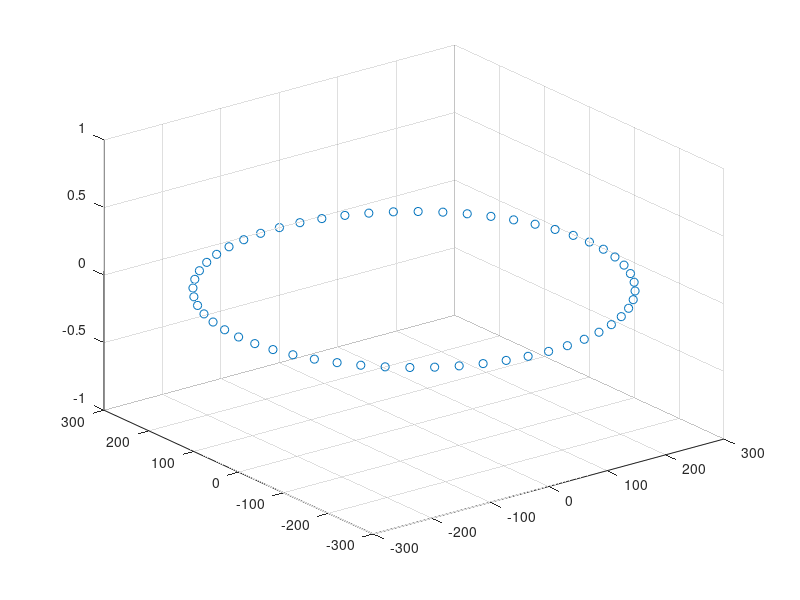
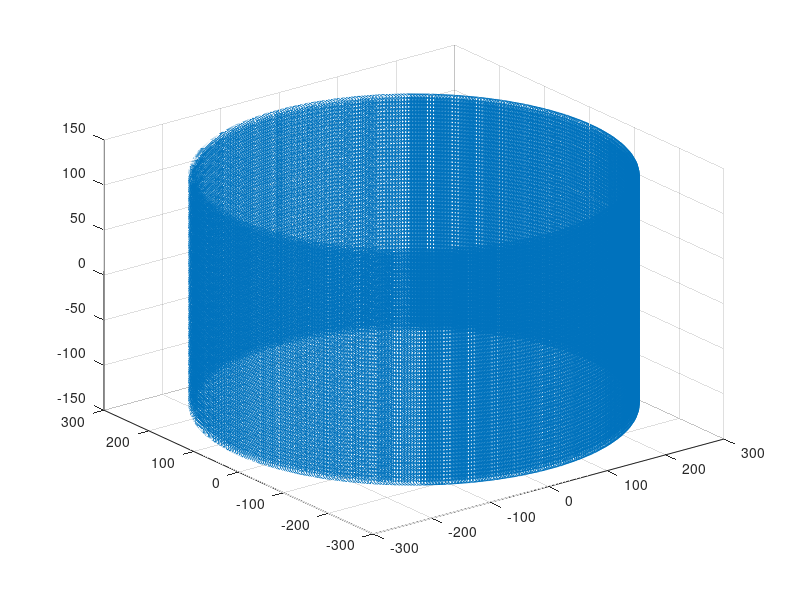

Write the MATLAB code that produced these figures, in order. (Note: this script raises an error after producing the figures.)
%This code is to generate the 3D coordinate for the voxels and crystal
%positions for ray tracing algorithm
%Scanner type is cylinder scanner
%Rsector displacement dx,dy,dz
%Rsector # n_rsec
clear;clc;close all;
disp_x = 0;
disp_y = 300+0; %mm
disp_z = 0;
%first gap position
n_rsec = 56;
N_mx = 1;
N_mz = 8;  %used to be 4
lm_x = 0;
lm_z = 32; %mm
N_cx = 8;
N_cz = 8;
lc_x = 4; %mm
lc_y = 20; %mm
lc_z = 4; %mm

%an array for storing the the center points of the rsectors
c_rsec = zeros(3,n_rsec);
%to compute the center points
for i=1:n_rsec
    c_rsec(1,i) = disp_x*cos(2*pi*(i-1)/n_rsec) + disp_y*sin(2*pi*(i-1)/n_rsec);
    c_rsec(2,i) = -disp_x*sin(2*pi*(i-1)/n_rsec) + disp_y*cos(2*pi*(i-1)/n_rsec);
    c_rsec(3,i) = 0;
end
% plot(c_rsec(1,:),c_rsec(2,:));


figure;
scatter3(c_rsec(1,:),c_rsec(2,:),c_rsec(3,:), 'g.');
% hold on;
% scatter3(c_gap(1,:),c_gap(2,:),c_gap(3,:), 'b.');
%Now calculate the center points for each module
%The repeat number for the modules in the x coordinate denoted as N_mx
%The repeat number for the modules in the y coordinate denoted as N_my
%The repeat number for the modules in the y coordinate denoted as N_mz
if disp_x ~= 0 
    N_mx = 0;
elseif disp_y ~= 0 
    N_my = 0;
elseif disp_z  ~= 0
    N_mz = 0;
else
    error('error occurred!');
end

%l_mx,l_my, l_mz for repeating intervals for each module
%in this case N_my = 0, so let us just consider x and z coordinate
c_module = zeros(3,N_mx*N_mz*n_rsec);
if(mod(N_mx,2) == 0 && mod(N_mz,2) == 0)    
   for k=1:n_rsec
    for i=-N_mx/2+1:N_mx/2
        for j=-N_mz/2+1:N_mz/2
             c_module(1,j+N_mz/2+(i+N_mx/2-1)*N_mz+(k-1)*N_mx*N_mz) = c_rsec(1,k) - (0.5*lm_x + (i-1)*lm_x)*cos(2*pi*(k-1)/n_rsec);
             c_module(2,j+N_mz/2+(i+N_mx/2-1)*N_mz+(k-1)*N_mx*N_mz) = c_rsec(2,k) + (0.5*lm_x + (i-1)*lm_x)*sin(2*pi*(k-1)/n_rsec);
             c_module(3,j+N_mz/2+(i+N_mx/2-1)*N_mz+(k-1)*N_mx*N_mz) = c_rsec(3,k) - 0.5*lm_z - (j-1)*lm_z;
        end
    end
   end
elseif(mod(N_mx,2) == 1 && mod(N_mz,2) == 0)
   for k=1:n_rsec
    for i=-(N_mx-1)/2:(N_mx-1)/2
        for j=-N_mz/2+1:N_mz/2
             c_module(1,j+N_mz/2+(i+(N_mx+1)/2-1)*N_mz+(k-1)*N_mx*N_mz) = c_rsec(1,k) - (i*lm_x)*cos(2*pi*(k-1)/n_rsec);
             c_module(2,j+N_mz/2+(i+(N_mx+1)/2-1)*N_mz+(k-1)*N_mx*N_mz) = c_rsec(2,k) + (i*lm_x)*sin(2*pi*(k-1)/n_rsec);
             c_module(3,j+N_mz/2+(i+(N_mx+1)/2-1)*N_mz+(k-1)*N_mx*N_mz) = c_rsec(3,k) - 0.5*lm_z - (j-1)*lm_z;
        end
    end
   end 
elseif(mod(N_mx,2) == 0 && mod(N_mz,2) == 1)
    for k=1:n_rsec
    for i=-N_mx/2+1:N_mx/2
        for j=-(N_mz-1)/2:(N_mz-1)/2
             c_module(1,j+(N_mz+1)/2+(i+N_mx/2-1)*N_mz+(k-1)*N_mx*N_mz) = c_rsec(1,k) - (0.5*lm_x + (i-1)*lm_x)*cos(2*pi*(k-1)/n_rsec);
             c_module(2,j+(N_mz+1)/2+(i+N_mx/2-1)*N_mz+(k-1)*N_mx*N_mz) = c_rsec(2,k) + (0.5*lm_x + (i-1)*lm_x)*sin(2*pi*(k-1)/n_rsec);
             c_module(3,j+(N_mz+1)/2+(i+N_mx/2-1)*N_mz+(k-1)*N_mx*N_mz) = c_rsec(3,k) -j*lm_z;
        end
    end
    end 
else
   for k=1:n_rsec
    for i=-(N_mx-1)/2:(N_mx-1)/2
        for j=-(N_mz-1)/2:(N_mz-1)/2
             c_module(1,j+(N_mz+1)/2+(i+(N_mx+1)/2-1)*N_mz+(k-1)*N_mx*N_mz) = c_rsec(1,k) - (i*lm_x)*cos(2*pi*(k-1)/n_rsec);
             c_module(2,j+(N_mz+1)/2+(i+(N_mx+1)/2-1)*N_mz+(k-1)*N_mx*N_mz) = c_rsec(2,k) + (i*lm_x)*sin(2*pi*(k-1)/n_rsec);
             c_module(3,j+(N_mz+1)/2+(i+(N_mx+1)/2-1)*N_mz+(k-1)*N_mx*N_mz) = c_rsec(3,k) - j*lm_z;
        end
    end
   end   
end
    
    
    
%finally calculate the center points of each crystal
%l_cx,l_cy, l_cz for repeating intervals for each module
%in this case N_cy = 0, so let us just consider x and z coordinate
c_crystal = zeros(3,N_cx*N_cz*N_mx*N_mz*n_rsec);
if(mod(N_cx,2) == 0 && mod(N_cz,2) == 0)    
   for p=1:n_rsec
       for q=1:N_mx*N_mz 
        for i=-N_cx/2+1:N_cx/2
            for j=-N_cz/2+1:N_cz/2
                 c_crystal(1,j+N_cz/2+(i+N_cx/2-1)*N_cz+(q-1)*N_cx*N_cz+(p-1)*N_mx*N_mz*N_cx*N_cz) = c_module(1,q+(p-1)*N_mx*N_mz) - (0.5*lc_x + (i-1)*(lc_x))*cos(2*pi*(p-1)/n_rsec);
                 c_crystal(2,j+N_cz/2+(i+N_cx/2-1)*N_cz+(q-1)*N_cx*N_cz+(p-1)*N_mx*N_mz*N_cx*N_cz) = c_module(2,q+(p-1)*N_mx*N_mz) + (0.5*lc_x + (i-1)*(lc_x))*sin(2*pi*(p-1)/n_rsec);
                 c_crystal(3,j+N_cz/2+(i+N_cx/2-1)*N_cz+(q-1)*N_cx*N_cz+(p-1)*N_mx*N_mz*N_cx*N_cz) = c_module(3,q+(p-1)*N_mx*N_mz) - 0.5*lc_z - (j-1)*lc_z;
            end
            
        end
%         c_crystal(1,j+N_cz/2+(i+N_cx/2-1)*N_cz+(q-1)*N_cx*N_cz+(p-1)*N_mx*N_mz*N_cx*N_cz+gap_num) = 11.0922*cos(2*pi*(p-1)/n_rsec) + 84.2536*sin(2*pi*(p-1)/n_rsec);
%         gap_num = gap_num+1;
       end
   end
elseif(mod(N_cx,2) == 1 && mod(N_cz,2) == 0)
   for p=1:n_rsec
       for q=1:N_mx*N_mz 
        for i=-(N_cx-1)/2:(N_cx-1)/2
            for j=-N_cz/2+1:N_cz/2
                 c_crystal(1,j+N_cz/2+(i+(N_cx+1)/2-1)*N_cz+(q-1)*N_cx*N_cz+(p-1)*N_mx*N_mz*N_cx*N_cz) = c_module(1,q+(p-1)*N_mx*N_mz) - (i*(lc_x))*cos(2*pi*(p-1)/n_rsec);
                 c_crystal(2,j+N_cz/2+(i+(N_cx+1)/2-1)*N_cz+(q-1)*N_cx*N_cz+(p-1)*N_mx*N_mz*N_cx*N_cz) = c_module(2,q+(p-1)*N_mx*N_mz) + (i*(lc_x))*sin(2*pi*(p-1)/n_rsec);
                 c_crystal(3,j+N_cz/2+(i+(N_cx+1)/2-1)*N_cz+(q-1)*N_cx*N_cz+(p-1)*N_mx*N_mz*N_cx*N_cz) = c_module(3,q+(p-1)*N_mx*N_mz) - 0.5*lc_z - (j-1)*lc_z;
            end
           
        end
       end 
   end
elseif(mod(N_cx,2) == 0 && mod(N_cz,2) == 1)
    for p=1:n_rsec
       for q=1:N_mx*N_mz 
        for i=-N_cx/2+1:N_cx/2
            for j=-(N_cz-1)/2:(N_cz-1)/2
                 c_crystal(1,j+(N_cz+1)/2+(i+N_cx/2-1)*N_cz+(q-1)*N_cx*N_cz+(p-1)*N_mx*N_mz*N_cx*N_cz) = c_module(1,q+(p-1)*N_mx*N_mz) - (0.5*lc_x + (i-1)*(lc_x))*cos(2*pi*(p-1)/n_rsec);
                 c_crystal(2,j+(N_cz+1)/2+(i+N_cx/2-1)*N_cz+(q-1)*N_cx*N_cz+(p-1)*N_mx*N_mz*N_cx*N_cz) = c_module(2,q+(p-1)*N_mx*N_mz) + (0.5*lc_x + (i-1)*(lc_x))*sin(2*pi*(p-1)/n_rsec);
                 c_crystal(3,j+(N_cz+1)/2+(i+N_cx/2-1)*N_cz+(q-1)*N_cx*N_cz+(p-1)*N_mx*N_mz*N_cx*N_cz) = c_module(3,q+(p-1)*N_mx*N_mz) -j*lc_z;
            end
            
        end
       end 
    end
else
   for p=1:n_rsec
       for q=1:N_mx*N_mz 
        for i=-(N_cx-1)/2:(N_cx-1)/2
            for j=-(N_cz-1)/2:(N_cz-1)/2
                 c_crystal(1,j+(N_cz+1)/2+(i+(N_cx+1)/2-1)*N_cz+(q-1)*N_cx*N_cz+(p-1)*N_mx*N_mz*N_cx*N_cz) = c_module(1,q+(p-1)*N_mx*N_mz) - (i*(lc_x))*cos(2*pi*(p-1)/n_rsec);
                 c_crystal(2,j+(N_cz+1)/2+(i+(N_cx+1)/2-1)*N_cz+(q-1)*N_cx*N_cz+(p-1)*N_mx*N_mz*N_cx*N_cz) = c_module(2,q+(p-1)*N_mx*N_mz) + (i*(lc_x))*sin(2*pi*(p-1)/n_rsec);
                 c_crystal(3,j+(N_cz+1)/2+(i+(N_cx+1)/2-1)*N_cz+(q-1)*N_cx*N_cz+(p-1)*N_mx*N_mz*N_cx*N_cz) = c_module(3,q+(p-1)*N_mx*N_mz) - j*lc_z;
            end
           
        end
       end
   end
end
 


zmin = min(c_crystal(3,:));
x = ones(1,size(c_crystal,2));
c_crystal_zmin = c_crystal(:,x & c_crystal(3,:) == zmin); 


% c_crystal_center_zmin(:,1:8) = c_crystal_zmin(:,1:8);
% c_crystal_center_zmin(2,1:8) = c_crystal_center_zmin(2,1:8)+7;
% 
% 
% for i=2:n_rsec
%   for j=1:8
%     c_crystal_center_zmin(1,(i-1)*8+j) = c_crystal_center_zmin(1,j)*cos(2*pi*(i-1)/n_rsec) + c_crystal_center_zmin(2,j)*sin(2*pi*(i-1)/n_rsec);
%     c_crystal_center_zmin(2,(i-1)*8+j) = -c_crystal_center_zmin(1,j)*sin(2*pi*(i-1)/n_rsec) + c_crystal_center_zmin(2,j)*cos(2*pi*(i-1)/n_rsec);
%     c_crystal_center_zmin(3,(i-1)*8+j) = 0;
%   end
% end
% 
% 
% 
% 
% 
% for i=9:1:192
%    if(mod(i,8)~=0)
%      c_crystal_center_zmin(:,i) = c_crystal_center_zmin(:,mod(i,8))+c_rsec(:,floor((i-1)/8)+1)-c_rsec(:,1);
%    else
%      c_crystal_center_zmin(:,i) = c_crystal_center_zmin(:,8)+c_rsec(:,floor((i-1)/8)+1)-c_rsec(:,1);
%    end
% end



index_array = 1:448;
inversed_index_array=[];
for i=1:8:448
    temp = fliplr(i:i+7);
    inversed_index_array = [inversed_index_array temp];
end
shift_inversed_index_array(1:444) = inversed_index_array(5:448);
shift_inversed_index_array(445:448) = inversed_index_array(1:4); %This stores the indices for the crystal in one ring
% shift_inversed_index_array = inversed_index_array;

z_crystal = sort(c_crystal(3,:));



for i=1:length(z_crystal)
    c_crystal_new(3,i) = z_crystal(i);
    c_crystal_new(1,i) = c_crystal_zmin(1,shift_inversed_index_array(mod(i-1,448)+1));
    c_crystal_new(2,i) = c_crystal_zmin(2,shift_inversed_index_array(mod(i-1,448)+1));
%     c_crystal_newnew(3,i) = z_crystal(i);
%     c_crystal_newnew(1,i) = c_crystal_center_zmin(1,shift_inversed_index_array(mod(i-1,192)+1));
%     c_crystal_newnew(2,i) = c_crystal_center_zmin(2,shift_inversed_index_array(mod(i-1,192)+1));
%     c_crystal_new(4,i) = fix((shift_inversed_index_array(mod(i-1,192)+1)-1)/8);
end
% 



% c_crystal_new = zeros(3, size(z_crystal_new,2));


% 



% c_crystal_new_gap(3,1:192) = (c_crystal_new(3,577:768)+c_crystal_new(3,769:960))./2;
% c_crystal_new_gap(1,1:192) = c_crystal_new(1,577:768);
% c_crystal_new_gap(2,1:192) = c_crystal_new(2,577:768);
% 
% c_crystal_new_gap(3,193:384) = double(int32(c_crystal_new(3,1345:1536)+c_crystal_new(3,1537:1728))./2);
% c_crystal_new_gap(1,193:384) = c_crystal_new(1,577:768);
% c_crystal_new_gap(2,193:384) = c_crystal_new(2,577:768);
% 
% c_crystal_new_gap(3,385:576) =  (c_crystal_new(3,2113:2304)+c_crystal_new(3,2305:2496))./2;
% c_crystal_new_gap(1,385:576) = c_crystal_new(1,577:768);
% c_crystal_new_gap(2,385:576) = c_crystal_new(2,577:768);

fid_x = fopen('C:\Users\wsy88\Documents\MATLAB\crystal_position_mMR_surface_points.txt','wt');
fprintf(fid_x,'%f\t%f\t%f\n',c_crystal_new);
% fid_xx = fopen('C:\Users\tech\Documents\MATLAB\crystal_position_VersaPET_fourringsnogaps_center_shift.txt','wt');
% fprintf(fid_xx,'%f\t%f\t%f\n',c_crystal_newnew);

figure;
% scatter3(c_module(1,:),c_module(2,:),c_module(3,:), 'g.');
% hold on;
scatter3(c_crystal_new(1,:),c_crystal_new(2,:),c_crystal_new(3,:),'r.');

hold on;

fid_xx = fopen('C:\Users\wsy88\Documents\MATLAB\tof_center.txt','r');
tof_center = fscanf(fid_xx,'%f\t%f\t%f\n');
tof_center = reshape(tof_center', [3, 29295/3])';

scatter3(tof_center(:,1), tof_center(:,2), tof_center(:,3), 'g.');





%Now compute the coordinate for the voxel grid 
%It is best to create a voxel grid with the boundary as the detectors
% 
% limit_x = fix(disp_y/voxel_l)+1;
% limit_y = limit_x;
% limit_z = fix(((1.5*lm_z+lc_z*2)/voxel_l))+1;
% 
% voxel_x = (-limit_x:limit_x).*voxel_l;
% voxel_y = (-limit_y:limit_y).*voxel_l;
% voxel_z = (-limit_z:limit_z).*voxel_l;
% N_vx = size(voxel_x,2);
% N_vy = size(voxel_y,2);
% N_vz = size(voxel_z,2);
% voxel_pos = zeros(3,N_vx*N_vy*N_vz);
% 
% for i=1:N_vx
%     for j=1:N_vy
%         for k=1:N_vz
%             voxel_pos(1,k+(j-1)*N_vz+(i-1)*N_vy*N_vz) = voxel_x(i);
%             voxel_pos(2,k+(j-1)*N_vz+(i-1)*N_vy*N_vz) = voxel_y(j);
%             voxel_pos(3,k+(j-1)*N_vz+(i-1)*N_vy*N_vz) = voxel_z(k);
%         end
%     end
% end
% 
% 
% fid = fopen('C:\Users\tech\Documents\MATLAB\crystal_position_center.txt','wt');
% fprintf(fid,'%f\t%f\t%f\n',c_crystal_new);
% % c_crystal_new(3,1:192) = -20.8125;
% fid2 = fopen('C:\Users\tech\Documents\MATLAB\crystal_position_xyz_surface.txt','wt');
% fprintf(fid2,'%f\t%f\t\%f\n',c_crystal_new(:,1:192));



